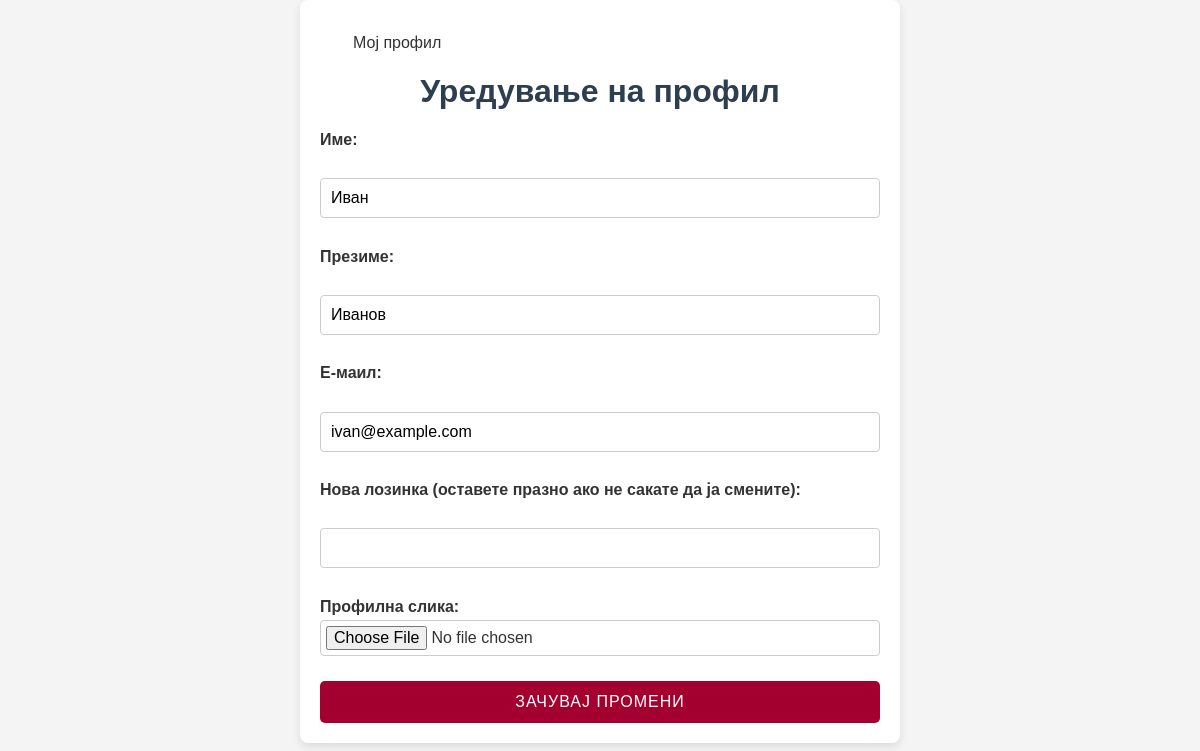
The page /profile/edit (signed in) on the database its author committed.
### tables this page shows
CREATE TABLE Users (
            user_id INTEGER PRIMARY KEY AUTOINCREMENT,
            name TEXT NOT NULL,
            surname TEXT NOT NULL,
            email TEXT NOT NULL,
            password TEXT NOT NULL,
            date_registered DATE NOT NULL,
            profile_picture TEXT
    );

### app.py (the view, shortened to what this page needs)
@app.route('/profile/edit', methods=['GET', 'POST'])
def edit_profile():
    conn = get_db_connection()
    if request.method == 'GET':
        user = conn.execute('SELECT * FROM Users WHERE user_id = ?', (session['user_id'],)).fetchone()
        conn.close()
        return render_template('edit_profile.html', user=user)

### app.py (called while the page is built)
def get_db_connection():
    conn = sqlite3.connect('book_reviews.db')
    conn.row_factory = sqlite3.Row
    return conn

### templates/edit_profile.html (shortened to what this page needs)
<!DOCTYPE html>
<html lang="mk">
<head>
    <link rel="stylesheet" href="{{ url_for('static', filename='css/style.css') }}">
</head>
<body>
    <div class="container-editProfile">
        <div class="menu">
                 <div class="menu-items">
                        <a href="{{ url_for('my_profile') }}">Мој профил</a>
                 </div>
            </div>
        <h1>Уредување на профил</h1>
        <form class="form-editProfile"method="POST" enctype="multipart/form-data" action="{{url_for('edit_profile')}}">
            <label for="name">Име:</label><br>
            <input type="text" id="name" name="name" value="{{ user['name'] }}" required><br>
            <label for="surname">Презиме:</label><br>
            <input type="text" id="surname" name="surname" value="{{ user['surname'] }}" required><br>
            <label for="email">Е-маил:</label><br>
            <input type="text" id="email" name="email" value="{{ user['email'] }}" required><br>
            <label for="password">Нова лозинка (оставете празно ако не сакате да ја смените):</label><br>
            <input type="password" id="password" name="password"><br>
            <label for="profile_picture">Профилна слика:</label>
            <input type="file" name="profile_picture" id="profile_picture"><br>
            <button type="submit">Зачувај промени</button>
        </form>
    </div>
</body>
</html>

### static/css/style.css (style rules this page uses)
* { margin: 0; padding: 0; box-sizing: border-box; }
body { font-family: Arial, sans-serif; background-color: #f4f4f4; color: #333; line-height: 1.6; }
.menu { display: flex; justify-content: space-between; align-items: center; padding: 10px 0; }
.menu a { text-decoration: none; color: #333; margin-left: 15px; padding: 8px 16px; border: 2px solid transparent; transition: background-color 0.3s, border-color 0.3s; }
.container-editProfile { padding: 20px; margin-left: auto; margin-right: auto; display: block; width: 600px; background-color: white; border-radius: 8px; box-shadow: 0 4px 8px rgba(0, 0, 0, 0.1); }
.container-editProfile h1 { font-size: 2rem; color: #2c3e50; text-align: center; margin-bottom: 10px; }
.form-editProfile { display: flex; flex-direction: column; }
.form-editProfile label { font-weight: bold; margin-bottom: 0; color: #333; }
.form-editProfile input { padding: 10px; border: 1px solid #ccc; border-radius: 4px; font-size: 1rem; }
#profile_picture { padding: 5px; font-size: 1rem; }
.form-editProfile button { background-color: #a3002f; color: white; border: none; border-radius: 5px; padding: 12px 20px; cursor: pointer; font-size: 1rem; text-transform: uppercase; letter-spacing: 1px; }

### rows shown on the page
Users: name "Иван", surname "Иванов", email "ivan@example.com"
